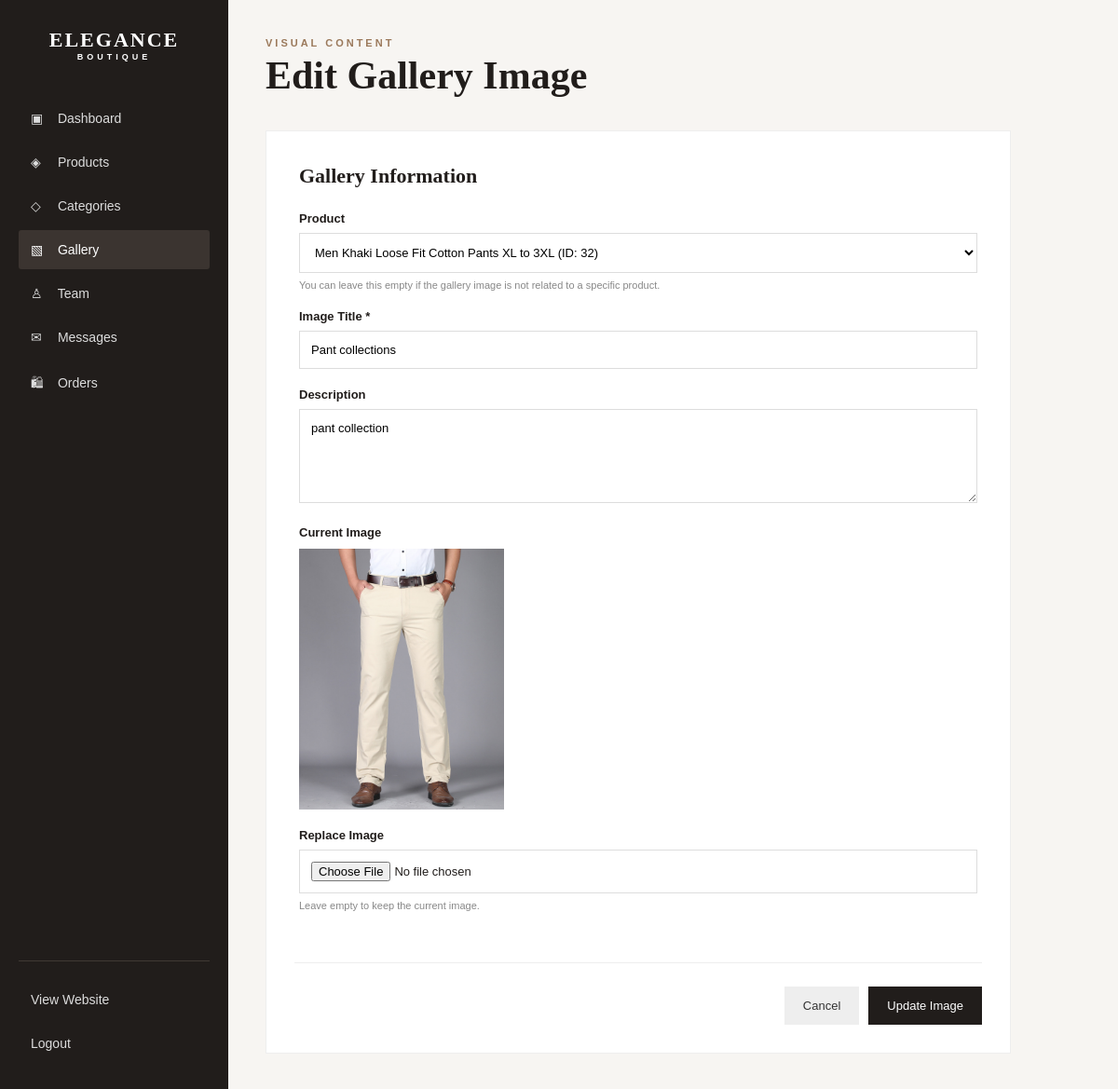
The page /admin/gallery_edit.php?id=2 (signed in) on the database its author committed.
### tables this page shows
CREATE TABLE `gallery` (
  `id` int(11) NOT NULL,
  `product_id` int(11) DEFAULT NULL,
  `title` varchar(150) NOT NULL,
  `image` varchar(255) NOT NULL,
  `description` text DEFAULT NULL,
  `created_at` timestamp NOT NULL DEFAULT current_timestamp()
);

CREATE TABLE `products` (
  `id` int(11) NOT NULL,
  `category_id` int(11) NOT NULL,
  `name` varchar(150) NOT NULL,
  `description` text DEFAULT NULL,
  `price` decimal(10,2) NOT NULL,
  `sizes` varchar(100) DEFAULT NULL,
  `image` varchar(255) DEFAULT NULL,
  `status` enum('Available','Out of Stock') DEFAULT 'Available',
  `featured` tinyint(1) DEFAULT 0,
  `created_at` timestamp NOT NULL DEFAULT current_timestamp()
);

### admin/gallery_edit.php (the view, shortened to what this page needs)
<?php
require_once "../config/database.php";
$id = intval(
    $_GET["id"] ?? 0
);
$stmt = mysqli_prepare(
    $conn,
    "SELECT *
     FROM gallery
     WHERE id = ?
     LIMIT 1"
);
mysqli_stmt_bind_param(
    $stmt,
    "i",
    $id
);
mysqli_stmt_execute($stmt);
$result =
    mysqli_stmt_get_result($stmt);
$gallery =
    mysqli_fetch_assoc($result);
$productQuery = mysqli_query(
    $conn,
    "SELECT id, name
     FROM products
     ORDER BY name ASC"
);
?>
<!DOCTYPE html>
<html lang="en">
<head>
    <link
        rel="stylesheet"
        href="admin.css"
    >
</head>
<body>
<div class="admin-layout">
    <aside class="sidebar">
        <div class="admin-logo">
            <a href="../index.php">
                ELEGANCE
                <span>BOUTIQUE</span>
            </a>
        </div>
        <nav class="sidebar-nav">
            <a href="dashboard.php">
                <span>▣</span>
                Dashboard
            </a>
            <a href="products.php">
                <span>◈</span>
                Products
            </a>
            <a href="categories.php">
                <span>◇</span>
                Categories
            </a>
            <a
                href="gallery.php"
                class="active"
            >
                <span>▧</span>
                Gallery
            </a>
            <a href="team.php">
            <span>♙</span>
            Team
            </a>
            <a href="messages.php">
                <span>✉</span>
                Messages
            </a>
<a href="orders.php">
    <span>🛍</span>
    Orders
</a>
        </nav>
        <div class="sidebar-bottom">
            <a href="../index.php">
                View Website
            </a>
            <a href="logout.php">
                Logout
            </a>
        </div>
    </aside>
    <main class="admin-main">
        <header class="admin-header">
            <div>
                <p class="admin-eyebrow">
                    VISUAL CONTENT
                </p>
                <h1>
                    Edit Gallery Image
                </h1>
            </div>
        </header>
        <form
            method="POST"
            enctype="multipart/form-data"
            class="admin-form single-form"
        >
            <div class="form-section">
                <h2>
                    Gallery Information
                </h2>
                <div class="admin-form-group">
                    <label>
                        Product
                    </label>
                    <select
                        name="product_id"
                    >
                        <?php while (
                            $product =
                            mysqli_fetch_assoc(
                                $productQuery
                            )
                        ): ?>
                            <option
                                value="<?= $product["id"] ?>"
                                <?= (
                                    $gallery["product_id"]
                                    !== null &&
                                    $gallery["product_id"]
                                    == $product["id"]
                                )
                                    ? "selected"
                                    : ""
                                ?>
                            >
                                <?= htmlspecialchars(
                                    $product["name"]
                                ) ?>
                                (ID:
                            </option>
                        <?php endwhile; ?>
                    </select>
                    <small>
                        You can leave this empty if
                        the gallery image is not related
                        to a specific product.
                    </small>
                </div>
                <div class="admin-form-group">
                    <label>
                        Image Title *
                    </label>
                    <input
                        type="text"
                        name="title"
                        value="<?= htmlspecialchars(
                            $gallery["title"]
                        ) ?>"
                        required
                    >
                </div>
                <div class="admin-form-group">
                    <label>
                        Description
                    </label>
                    <textarea
                        name="description"
                        rows="5"
                    ><?= htmlspecialchars(
                        $gallery["description"]
                    ) ?></textarea>
                </div>
                <div class="admin-form-group">
                    <label>
                        Current Image
                    </label>
                    <?php if (
                        !empty(
                            $gallery["image"]
                        )
                    ): ?>
                        <img
                            src="../<?= htmlspecialchars(
                                $gallery["image"]
                            ) ?>"
                            class="edit-gallery-image"
                            alt=""
                        >
                    <?php else: ?>
                        <p>
                            No image available.
                        </p>
                    <?php endif; ?>
                </div>
                <div class="admin-form-group">
                    <label>
                        Replace Image
                    </label>
                    <input
                        type="file"
                        name="image"
                        accept=".jpg,.jpeg,.png,.webp"
                    >
                    <small>
                        Leave empty to keep
                        the current image.
                    </small>
                </div>
            </div>
            <div class="form-actions">
                <a
                    href="gallery.php"
                    class="cancel-btn"
                >
                    Cancel
                </a>
                <button
                    type="submit"
                    class="admin-action-btn"
                >
                    Update Image
                </button>
            </div>
        </form>
    </main>
</div>
</body>
</html>

### admin/admin.css (style rules this page uses)
* { box-sizing: border-box; }
html { scroll-behavior: smooth; }
body { margin: 0; font-family: Arial, Helvetica, sans-serif; background: #f7f5f2; color: #211d1b; }
a { text-decoration: none; }
img { max-width: 100%; }
.admin-action-btn { display: inline-block; background: #211d1b; color: #ffffff; text-decoration: none; border: none; padding: 13px 20px; cursor: pointer; font-size: 13px; transition: 0.2s ease; }
.cancel-btn { display: inline-block; padding: 13px 20px; background: #eeeeee; color: #333333; text-decoration: none; font-size: 13px; transition: 0.2s ease; }
.admin-layout { display: flex; min-height: 100vh; }
.sidebar { width: 245px; flex-shrink: 0; background: #211d1b; color: #ffffff; padding: 30px 20px; display: flex; flex-direction: column; }
.admin-logo { margin-bottom: 40px; text-align: center; }
.admin-logo a { color: #ffffff; text-decoration: none; font-family: Georgia, serif; font-size: 22px; font-weight: bold; letter-spacing: 2px; }
.admin-logo span { display: block; font-family: Arial, sans-serif; font-size: 9px; letter-spacing: 4px; }
.sidebar-nav { display: flex; flex-direction: column; gap: 5px; }
.sidebar-nav a, .sidebar-bottom a { color: #dddddd; text-decoration: none; padding: 13px; border-radius: 3px; font-size: 14px; transition: 0.2s ease; }
.sidebar-nav a:hover, .sidebar-nav a.active, .sidebar-bottom a:hover { background: #3b3430; color: #ffffff; }
.sidebar-nav span { display: inline-block; width: 25px; }
.sidebar-bottom { margin-top: auto; border-top: 1px solid #403934; padding-top: 20px; display: flex; flex-direction: column; gap: 5px; }
.admin-main { flex: 1; padding: 40px; max-width: 1500px; }
.admin-header { display: flex; justify-content: space-between; align-items: center; gap: 20px; margin-bottom: 35px; }
.admin-eyebrow { color: #9b795b; font-size: 11px; letter-spacing: 3px; font-weight: bold; margin: 0; }
.admin-header h1, .admin-container h1 { font-family: Georgia, serif; font-size: 42px; color: #211d1b; margin: 5px 0 0; }
.admin-form { background: #ffffff; padding: 30px; border: 1px solid #eeeeee; }
.form-section { background: #ffffff; padding: 5px; }
.form-section h2 { font-family: Georgia, serif; font-size: 22px; margin-top: 0; margin-bottom: 25px; }
.admin-form-group { margin-bottom: 20px; }
.admin-form-group label { display: block; margin-bottom: 8px; font-size: 13px; font-weight: 600; }
.admin-form-group input, .admin-form-group select, .admin-form-group textarea { width: 100%; padding: 12px; border: 1px solid #dddddd; background: #ffffff; font-family: Arial, sans-serif; font-size: 13px; outline: none; }
.admin-form-group small { display: block; margin-top: 7px; color: #888888; font-size: 11px; }
.form-actions { display: flex; justify-content: flex-end; gap: 10px; margin-top: 30px; padding-top: 25px; border-top: 1px solid #eeeeee; }
.single-form { max-width: 800px; }
.edit-gallery-image { display: block; width: 220px; height: 280px; object-fit: cover; margin-top: 10px; }

### rows shown on the page
gallery: product_id "Men Khaki Loose Fit Cotton Pants XL to 3XL (ID: 32)", title "Pant collections", description "pant collection", image (picture)
